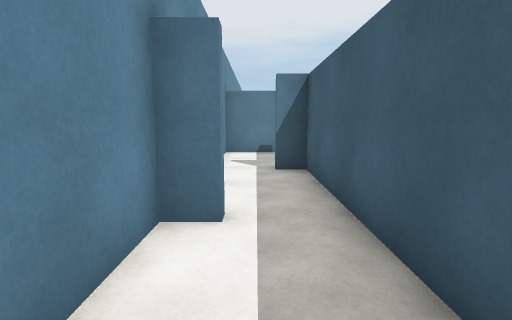
[1] (above)

24 first-person views from a walk through a scene from a Unity 3-D project. The camera is 1.3 m above the floor, tilts 8° down and sees 85° across. The floor is counted in squares, 1 m on a side. Each view is taken from the middle of a square. On the plan, view 1 faces up. The plan holds only what a view shows up to about 13 squares ahead; the rest is blank. The place goes on beyond the plan. The player is left out.

[2]
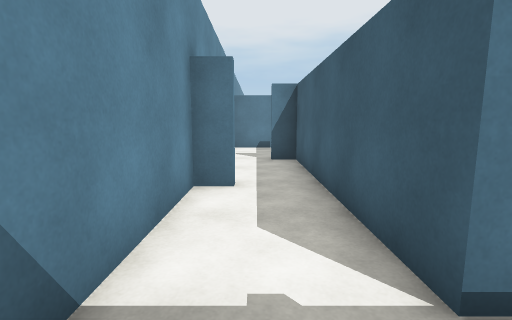

[3]
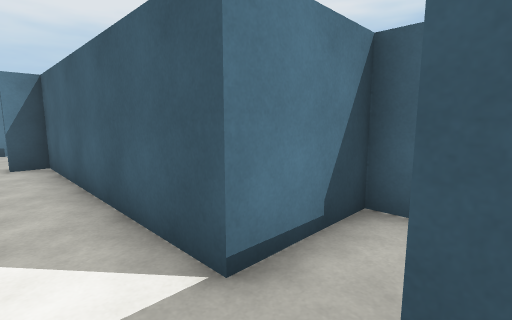

[4]
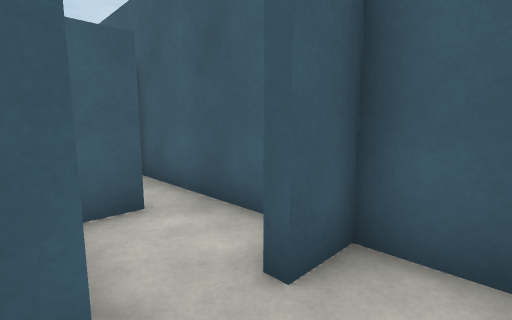

[5]
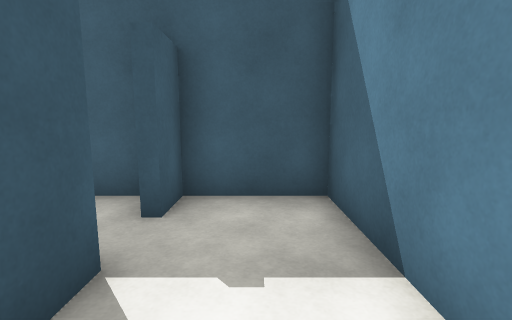

[6]
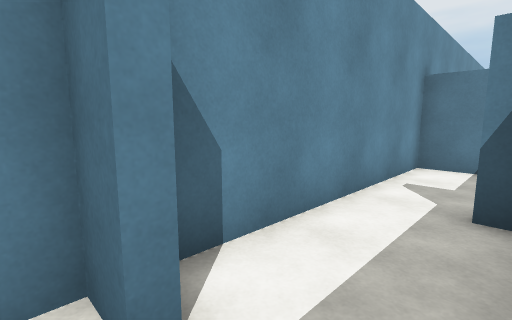

[7]
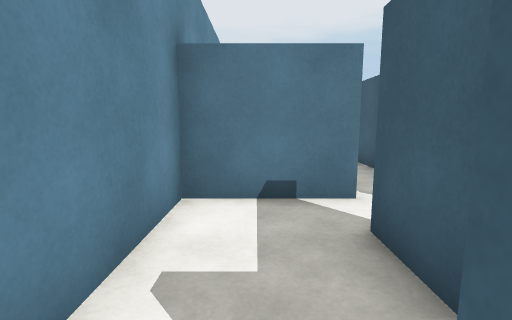

[8]
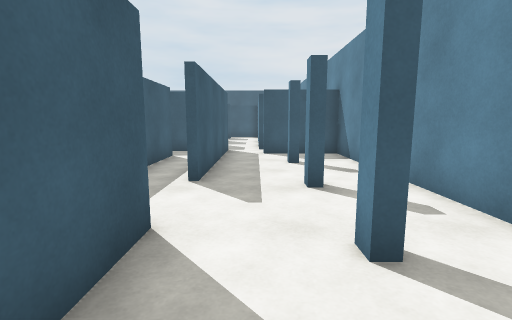

[9]
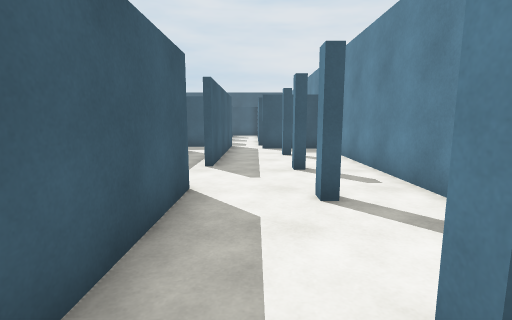

[10]
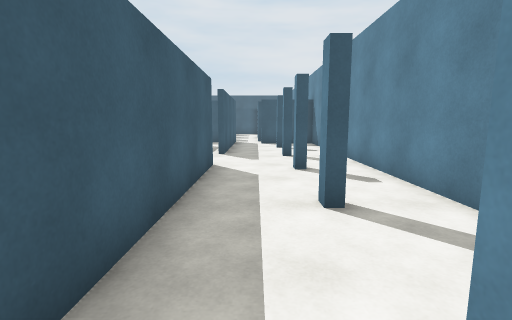

[11]
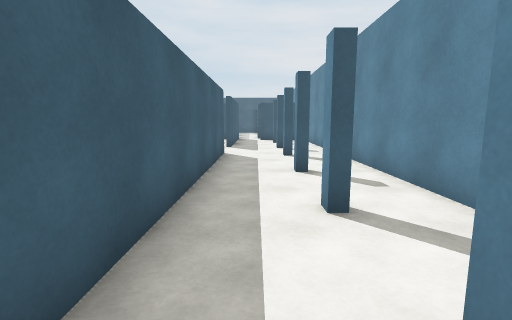

[12]
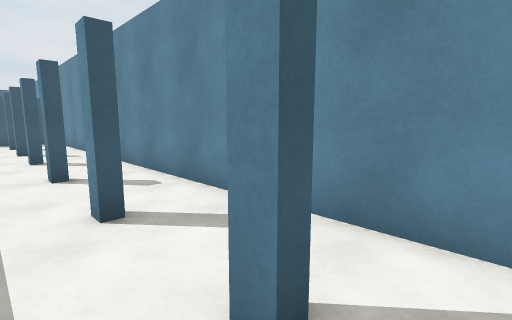

[13]
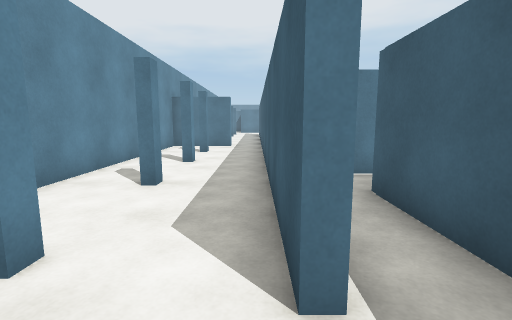

[14]
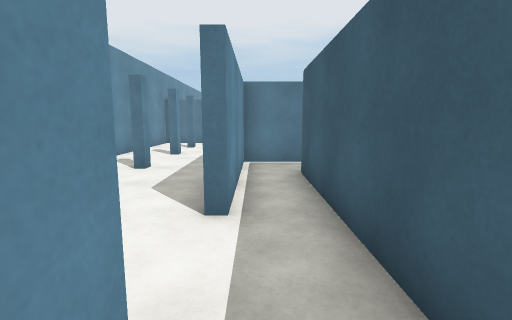

[15]
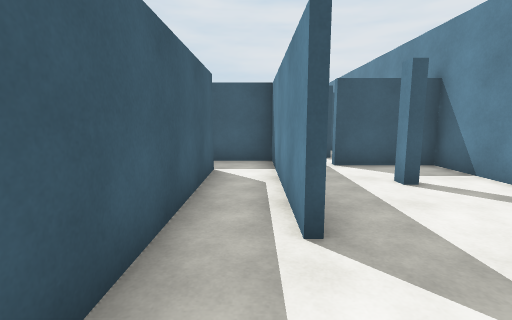

[16]
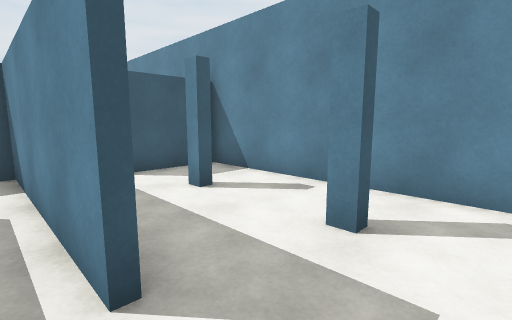

[17]
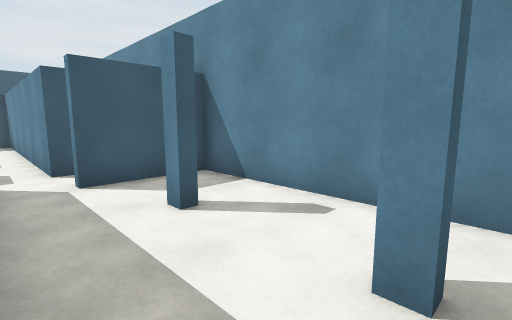

[18]
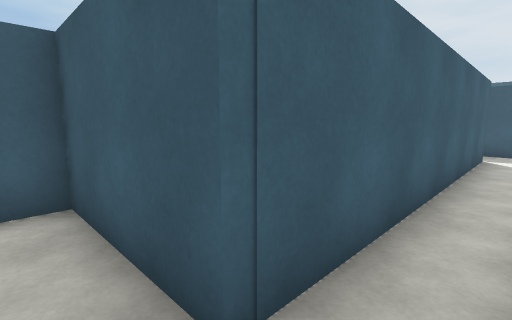

[19]
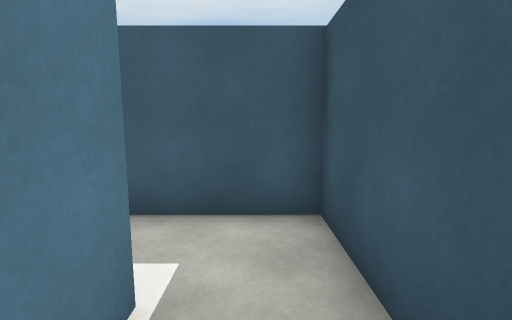

[20]
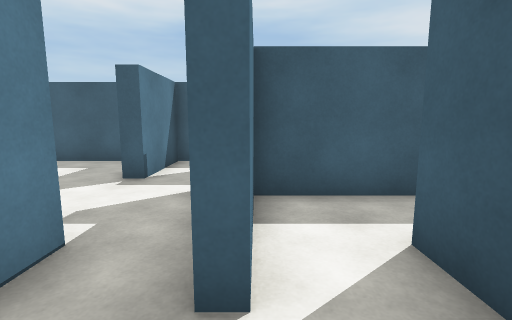

[21]
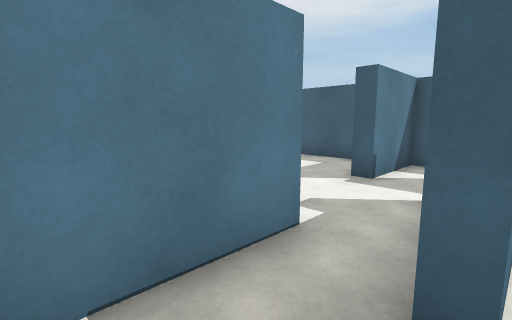

[22]
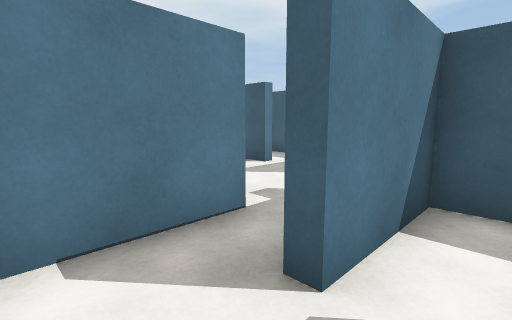

[23]
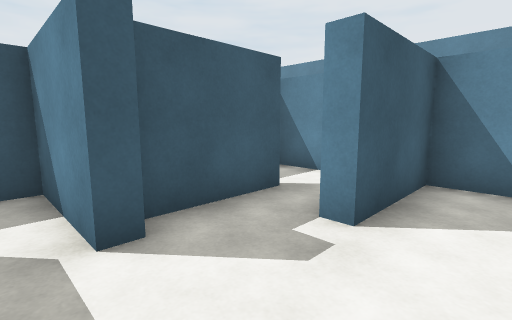

[24]
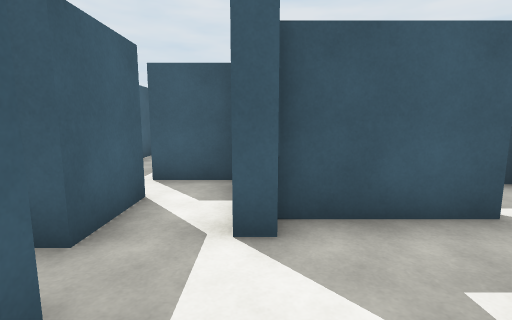

### Floor plan
Ten units are one square. View 1 is at (0, 0); x grows to the right and y downward. Boxes are objects, and circles mark ways between rooms. Rooms are numbered by the first view taken in them; rooms with no view inside come last. Other rooms are left out.
<svg viewBox="-18 -316 153 349">
<path fill="none" stroke="#000" d="M-4 -39 -4 -35M-13 -35 -13 28 14 28 14 16M14 3 14 -74 5 -74M-13 -76 -13 -41M10 -206 10 -201M10 -240 10 -235M33 -196 33 -295M10 -178 10 -171M10 -272 10 -268M10 -145 10 -140M10 -301 10 -296M-13 -311 -13 -119 18 -119M33 -124 33 -171M35 -171 35 -109 56 -109M35 -219 35 -196M51 -125 51 -231 66 -231M69 -248 36 -248M56 -253 69 -253M58 -270 58 -274M35 -271 35 -256M88 -280 93 -280 93 -266M58 -274 88 -274M116 -295 102 -295 102 -301M35 -309 35 -295 68 -295 68 -290M109 -262 109 -283 114 -283M14 -86 14 -102 19 -102M18 -116 -13 -116 -13 -76M33 -104 33 -124M40 18 40 3 14 3M20 28 44 28M66 -231 88 -231 88 -255M68 -290 39 -290M88 -255 88 -270 58 -270M93 -266 93 -249 114 -249M130 -291 130 -295 116 -295"/>
<circle cx="0" cy="-70" r="3" fill="#2a7"/>
<circle cx="10" cy="10" r="3" fill="#2a7"/>
<circle cx="30" cy="-185" r="3" fill="#2a7"/>
<circle cx="20" cy="-120" r="3" fill="#2a7"/>
<circle cx="55" cy="-240" r="3" fill="#2a7"/>
<circle cx="45" cy="-270" r="3" fill="#2a7"/>
<circle cx="60" cy="-260" r="3" fill="#2a7"/>
<circle cx="60" cy="-280" r="3" fill="#2a7"/>
<circle cx="100" cy="-275" r="3" fill="#2a7"/>
<circle cx="110" cy="-290" r="3" fill="#2a7"/>
<circle cx="75" cy="-250" r="3" fill="#2a7"/>
<text x="0" y="-30">1</text>
<text x="10" y="-220">2</text>
<text x="40" y="-180">3</text>
<text x="50" y="-260">4</text>
<text x="80" y="-300">5</text>
<text x="10" y="-100">6</text>
<text x="30" y="20">7</text>
<text x="70" y="-250">8</text>
<text x="50" y="-280">9</text>
<text x="70" y="-260">10</text>
<text x="100" y="-260">11</text>
<text x="120" y="-290">12</text>
</svg>
Room 1 opens to room 6. Room 1 opens to room 7. Room 2 opens to room 3. Room 2 opens to room 6. Room 3 opens to room 8. Room 4 opens to room 9. Room 4 opens to room 10. Room 5 opens to room 9. Room 5 opens to room 11. Room 5 opens to room 12. Room 8 opens to room 10.

Where each view was taken, in squares from view 1:
view 1: 0 up, 0 right, facing up
view 2: 2 down, 0 right, facing up
view 3: 2 down, 0 right, facing up-right
view 4: 0 up, 0 right, facing down-right
view 5: 2 up, 0 right, facing down
view 6: 3 up, 1 right, facing up-left
view 7: 7 up, 0 right, facing up
view 8: 23 up, 2 right, facing down
view 9: 25 up, 2 right, facing down
view 10: 28 up, 2 right, facing down
view 11: 31 up, 2 right, facing down
view 12: 31 up, 2 right, facing down-left
view 13: 18 up, 3 right, facing up
view 14: 16 up, 4 right, facing up
view 15: 20 up, 4 right, facing down
view 16: 19 up, 4 right, facing down-left
view 17: 18 up, 3 right, facing down-left
view 18: 24 up, 4 right, facing down-right
view 19: 24 up, 5 right, facing right
view 20: 27 up, 4 right, facing right
view 21: 27 up, 4 right, facing up-right
view 22: 26 up, 4 right, facing up-right
view 23: 31 up, 10 right, facing down-left
view 24: 31 up, 9 right, facing down
